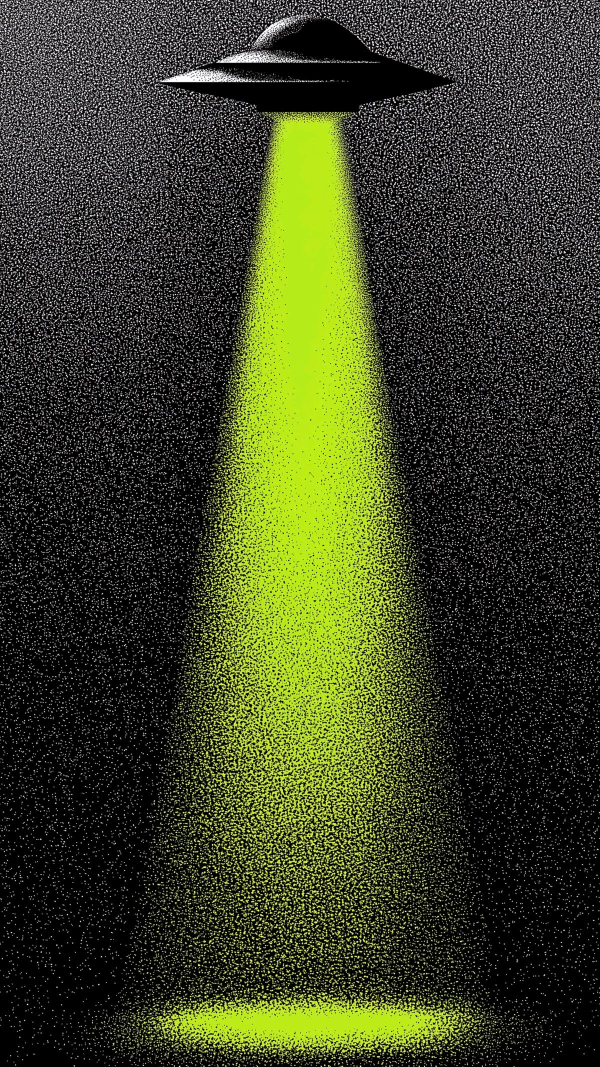
#> input picture scripts/image/test/image/bg.jpg, 1200 x 2133 px (shown at 1/2 size)
$ python carousel.py
#> lines starting #> are read from the running program, lines starting #| are printed output that depends on the picture
### scripts/image/resize.py
"""
resize.py

Module to resize an image to a given width and/or height.

You can pass both width and height, or just one of them. If only one
is provided, the other is calculated automatically to keep the
image's original aspect ratio.

Usage as a module (from another script):

    from resize import resize_image

    # Both dimensions given (stretches to exactly 1080x1080)
    path = resize_image(
        image_path="test/image/bg.jpg",
        width=1080,
        height=1080,
    )
    print(path)

    # Only width given: height is calculated to keep the aspect ratio
    path = resize_image(
        image_path="test/image/bg.jpg",
        width=1080,
    )

    # Only height given: width is calculated to keep the aspect ratio
    path = resize_image(
        image_path="test/image/bg.jpg",
        height=1080,
    )

    # Or if you want the Image object back instead of saving to disk:
    img = resize_image(
        image_path="test/image/bg.jpg",
        width=1080,
        height=1080,
        return_type="image",
    )
    img.show()

Requirements:
    pip install Pillow
"""

from pathlib import Path
from typing import Literal, Union
from PIL import Image
from file_util import save_file

# Carpeta donde vive este archivo (resize.py).
# Se usa como base para resolver rutas relativas, sin importar desde
# dónde se ejecute el script o desde qué módulo se importe.
BASE_DIR = Path(__file__).resolve().parent


ImageInput = Union[str, Path, Image.Image]


def _resolve_path(path: Union[str, Path]) -> Path:
    """
    Si `path` es absoluta, la devuelve tal cual.
    Si es relativa, la resuelve tomando como base la carpeta donde
    está resize.py (BASE_DIR), no el directorio de trabajo actual.
    """
    path = Path(path)
    if path.is_absolute():
        return path
    return (BASE_DIR / path).resolve()


def _load_image(image: ImageInput) -> Image.Image:
    """
    Acepta una ruta (str/Path) o un objeto Image ya cargado, y siempre
    devuelve un objeto Image en modo RGBA.
    """
#> called with image = 'test/image/bg.jpg'
    if isinstance(image, Image.Image):
        return image.convert("RGBA")
    path = _resolve_path(image)
    if not path.exists():
        raise FileNotFoundError(f"Image not found: {path}")
    return Image.open(path).convert("RGBA")


def resize_image(
    image_path: ImageInput,
    width: int = None,
    height: int = None,
    keep_aspect_ratio: bool = False,
    output_path: Union[str, Path] = None,
    return_type: Literal["path", "image"] = "path",
) -> Union[str, Image.Image]:
    """
    Resizes an image to the given (width, height).

    Args:
        image_path: image to resize. Path (str/Path, absolute or
                  relative to resize.py's folder) or an already-loaded
                  PIL.Image.
        width: final image width (px). Optional if height is given.
        height: final image height (px). Optional if width is given.
                  If only one of width/height is provided, the other
                  is calculated automatically to keep the image's
                  original aspect ratio. At least one of the two must
                  be provided.
        keep_aspect_ratio: only applies when BOTH width and height are
                  provided. If True, does not stretch the image: it
                  resizes it keeping the original aspect ratio to fit
                  within (width, height) and adds transparent letterbox
                  padding to complete the exact canvas. If False
                  (default), the image is stretched exactly to
                  (width, height).
        output_path: where to save the result. If not provided and
                  return_type="path", an automatic name is generated by
                  adding "_resize" to the original name.
        return_type: "path" -> saves the file and returns the path (str).
                  "image" -> returns the PIL.Image object without saving it
                  (unless output_path was also provided, in which case it
                  saves it anyway and also returns the image).

    Returns:
        str with the path to the generated file, or a PIL.Image object,
        depending on the `return_type` parameter.
    """
    if width is None and height is None:
        raise ValueError("You must provide at least width or height.")

    image = _load_image(image_path)

    # Si falta una de las dos dimensiones, se calcula manteniendo la
    # relación de aspecto original de la imagen.
    if width is None:
        ratio = height / image.height
        width = round(image.width * ratio)
    elif height is None:
        ratio = width / image.width
        height = round(image.height * ratio)

    if keep_aspect_ratio:
        # Redimensiona manteniendo proporción y centra sobre un lienzo
        # transparente del tamaño exacto pedido.
        fitted_image = image.copy()
        fitted_image.thumbnail((width, height), Image.LANCZOS)

        canvas = Image.new("RGBA", (width, height), (0, 0, 0, 0))
        x = (width - fitted_image.width) // 2
        y = (height - fitted_image.height) // 2
        canvas.paste(fitted_image, (x, y), fitted_image)
        result = canvas
    else:
        result = image.resize((width, height), Image.LANCZOS)
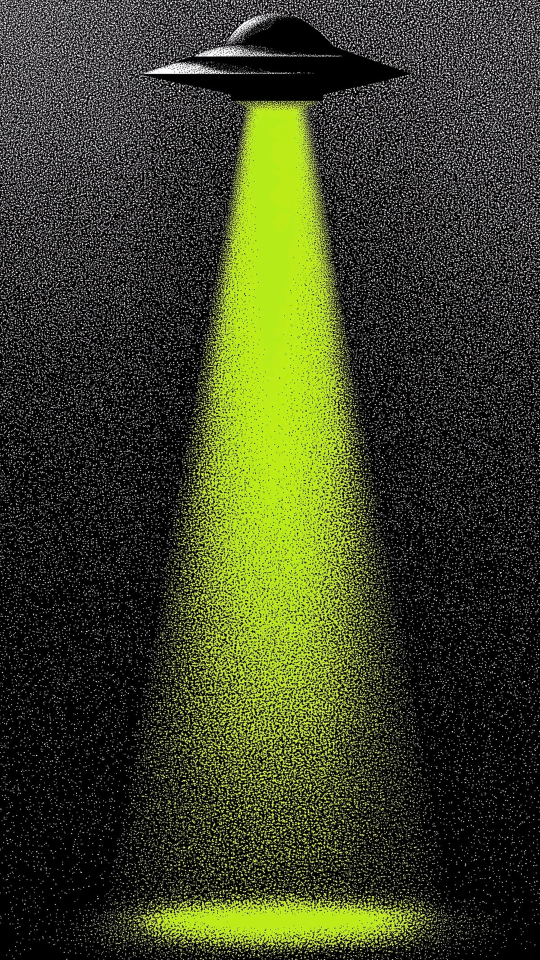
#> result: PIL image 1080x1920 RGBA (shown at 1/2 size); mean R, G, B, A 61.6, 67.7, 38.1, 255

    if return_type == "image":
        if output_path:
            save_file(result.convert("RGB"), output_path)
        return result

    # return_type == "path"
    if output_path is None:
        if isinstance(image_path, Image.Image):
            output_path = BASE_DIR / "resize.png"
        else:
            source_path = _resolve_path(image_path)
            output_path = source_path.parent / f"{source_path.stem}_resize{source_path.suffix}"
    else:
        output_path = _resolve_path(output_path)

    return save_file(result.convert("RGB"), output_path)


# [20 lines that do not run on import are left out]

### scripts/image/file_util.py
"""
file_util.py

Module to save a file (e.g. a PIL.Image, bytes, or text) to a given
path, automatically creating any missing folders along the way.

Usage as a module (from another script):

    from file_util import save_file
    from PIL import Image

    img = Image.open("some_photo.jpg")

    # Saves a PIL.Image, creating "test/image/output/" if it doesn't exist
    path = save_file(img, "test/image/output/result.png")
    print(path)

    # Saves raw bytes
    path = save_file(b"raw data", "test/data/output/file.bin")

    # Saves text
    path = save_file("hello world", "test/data/output/notes.txt")

Requirements:
    pip install Pillow
"""

from pathlib import Path
from typing import Union
from PIL import Image

# Carpeta donde vive este archivo (file_util.py).
# Se usa como base para resolver rutas relativas, sin importar desde
# dónde se ejecute el script o desde qué módulo se importe.
BASE_DIR = Path(__file__).resolve().parent


def resolve_path(path: Union[str, Path]) -> Path:
    """
    Si `path` es absoluta, la devuelve tal cual.
    Si es relativa, la resuelve tomando como base la carpeta donde
    está file_util.py (BASE_DIR), no el directorio de trabajo actual.
    """
    path = Path(path)
    if path.is_absolute():
        return path
    return (BASE_DIR / path).resolve()


def ensure_folder(path: Union[str, Path]) -> Path:
    """
    Makes sure the parent folder of `path` exists, creating it (and any
    missing parent folders) if needed.

    Args:
        path: file path whose parent folder should exist. Can be
                  absolute or relative to file_util.py's folder.

    Returns:
        The resolved Path (not the folder, the full file path).
    """
    resolved = resolve_path(path)
    # mkdir crea todas las carpetas intermedias que falten (parents=True)
    # y no falla si ya existen (exist_ok=True).
    resolved.parent.mkdir(parents=True, exist_ok=True)
    return resolved


def save_file(content: Union[Image.Image, bytes, str], output_path: Union[str, Path]) -> str:
    """
    Saves `content` to `output_path`, creating any missing folders
    along the way.

    Args:
        content: what to save. Can be:
                  - a PIL.Image (saved using Pillow, format inferred
                    from the file extension in output_path).
                  - bytes (written as a binary file).
                  - str (written as a text file, UTF-8).
        output_path: where to save the file (absolute or relative to
                  file_util.py's folder). Missing parent folders are
                  created automatically.

    Returns:
        str with the final path where the file was saved.
    """
    path = ensure_folder(output_path)

    if isinstance(content, Image.Image):
        # Si la imagen tiene transparencia pero el formato de salida no
        # la soporta (ej. .jpg), se convierte a RGB antes de guardar.
        suffix = path.suffix.lower()
        if suffix in (".jpg", ".jpeg") and content.mode != "RGB":
            content = content.convert("RGB")
        content.save(path)
    elif isinstance(content, bytes):
        path.write_bytes(content)
    elif isinstance(content, str):
        path.write_text(content, encoding="utf-8")
    else:
        raise TypeError(f"Unsupported content type: {type(content).__name__}")

    return str(path)


# [21 lines left out: function copy_file, not called in this run]


# [11 lines that do not run on import are left out]

### scripts/image/dataset_loader.py
"""
dataset_loader.py

Module to load a dataset of images from a folder: list matching files,
optionally filter by extension, search recursively, and load them as
paths or as PIL.Image objects.

Usage as a module (from another script):

    from dataset_loader import load_dataset

    # Get a list of paths (str)
    paths = load_dataset("test/image/dataset")

    # Get a list of PIL.Image objects already loaded
    images = load_dataset("test/image/dataset", return_type="image")

    # Only .jpg and .png, searching subfolders too
    paths = load_dataset(
        "test/image/dataset",
        extensions=[".jpg", ".png"],
        recursive=True,
    )

Requirements:
    pip install Pillow
"""

from pathlib import Path
from typing import List, Literal, Union
from PIL import Image

# Carpeta donde vive este archivo (dataset_loader.py).
# Se usa como base para resolver rutas relativas, sin importar desde
# dónde se ejecute el script o desde qué módulo se importe.
BASE_DIR = Path(__file__).resolve().parent

# Extensiones de imagen soportadas por default.
DEFAULT_EXTENSIONS = [".jpg", ".jpeg", ".png", ".webp", ".bmp", ".gif", ".tiff"]


def resolve_path(path: Union[str, Path]) -> Path:
    """
    Si `path` es absoluta, la devuelve tal cual.
    Si es relativa, la resuelve tomando como base la carpeta donde
    está dataset_loader.py (BASE_DIR), no el directorio de trabajo actual.
    """
    path = Path(path)
    if path.is_absolute():
        return path
    return (BASE_DIR / path).resolve()


def load_dataset(
    folder_path: Union[str, Path],
    extensions: List[str] = None,
    recursive: bool = False,
    return_type: Literal["path", "image"] = "path",
    sort: bool = True,
) -> Union[List[str], List[Image.Image]]:
    """
    Loads a dataset of images from a folder.

    Args:
        folder_path: path to the folder containing the images
                  (absolute or relative to dataset_loader.py's folder).
        extensions: list of file extensions to include (e.g.
                  [".jpg", ".png"]). Case-insensitive. If not provided,
                  uses DEFAULT_EXTENSIONS (jpg, jpeg, png, webp, bmp,
                  gif, tiff).
        recursive: if True, also searches inside subfolders. If False
                  (default), only looks at files directly inside
                  folder_path.
        return_type: "path" -> returns a list of file paths (str).
                  "image" -> returns a list of PIL.Image objects,
                  already opened and ready to use.
        sort: if True (default), sorts the results alphabetically by
                  filename, so the order is stable and predictable.

    Returns:
        A list of strings (paths) or a list of PIL.Image objects,
        depending on `return_type`.
    """
    folder = resolve_path(folder_path)

    if not folder.exists():
        raise FileNotFoundError(f"Folder not found: {folder}")
    if not folder.is_dir():
        raise NotADirectoryError(f"Not a folder: {folder}")

    exts = {e.lower() for e in (extensions or DEFAULT_EXTENSIONS)}

    # "**/*" busca en subcarpetas, "*" solo en el nivel actual.
    pattern = "**/*" if recursive else "*"
    files = [
        f for f in folder.glob(pattern)
        if f.is_file() and f.suffix.lower() in exts
    ]

    if sort:
        files.sort(key=lambda f: f.name)

    if return_type == "image":
        return [Image.open(f) for f in files]

    return [str(f) for f in files]


# [19 lines that do not run on import are left out]

### scripts/image/image_join.py
"""
image_join.py

Module to join a list of images one after another, either horizontally
(side by side) or vertically (stacked), into a single output image.

Usage as a module (from another script):

    from image_join import join_images

    path = join_images(
        images=["img1.jpg", "img2.jpg", "img3.jpg"],
        direction="horizontal",
    )
    print(path)

    # Or if you want the Image object back instead of saving to disk:
    img = join_images(
        images=["img1.jpg", "img2.jpg", "img3.jpg"],
        direction="vertical",
        return_type="image",
    )
    img.show()

Requirements:
    pip install Pillow
"""

from pathlib import Path
from typing import List, Literal, Union
from PIL import Image
from file_util import save_file

# Carpeta donde vive este archivo (image_join.py).
# Se usa como base para resolver rutas relativas, sin importar desde
# dónde se ejecute el script o desde qué módulo se importe.
BASE_DIR = Path(__file__).resolve().parent

ImageInput = Union[str, Path, Image.Image]


# [23 lines left out: functions resolve_path, _load_image, not called in this run]


def join_images(
    images: List[ImageInput],
    direction: Literal["horizontal", "vertical"] = "horizontal",
    spacing: int = 0,
    align: Literal["start", "center", "end"] = "center",
    background_color: tuple = (0, 0, 0, 0),
    output_path: Union[str, Path] = None,
    return_type: Literal["path", "image"] = "path",
) -> Union[str, Image.Image]:
    """
    Joins a list of images one after another into a single image.

    Args:
        images: list of images to join, in order. Each item can be a
                  path (str/Path) or an already-loaded PIL.Image.
                  Needs at least 2 images.
        direction: "horizontal" places them side by side (left to
                  right). "vertical" stacks them top to bottom.
        spacing: gap in pixels between consecutive images.
        align: how to align images that don't share the same size on
                  the cross axis. For "horizontal", this controls
                  vertical alignment ("start"=top, "center", "end"=
                  bottom). For "vertical", this controls horizontal
                  alignment ("start"=left, "center", "end"=right).
        background_color: RGBA color used to fill the canvas behind
                  the images (relevant when images don't fully cover
                  it, e.g. due to alignment or spacing). Default is
                  fully transparent.
        output_path: where to save the result. If not provided and
                  return_type="path", an automatic name is generated.
        return_type: "path" -> saves the file and returns the path (str).
                  "image" -> returns the PIL.Image object without saving it
                  (unless output_path was also provided, in which case it
                  saves it anyway and also returns the image).

    Returns:
        str with the path to the generated file, or a PIL.Image object,
        depending on the `return_type` parameter.
    """
    if len(images) < 2:
        raise ValueError("You need at least 2 images to join.")

    loaded = [_load_image(img) for img in images]

    if direction == "horizontal":
        total_width = sum(img.width for img in loaded) + spacing * (len(loaded) - 1)
        total_height = max(img.height for img in loaded)
    else:
        total_width = max(img.width for img in loaded)
        total_height = sum(img.height for img in loaded) + spacing * (len(loaded) - 1)

    canvas = Image.new("RGBA", (total_width, total_height), background_color)

    offset = 0
    for img in loaded:
        if direction == "horizontal":
            # Alinea verticalmente dentro de la fila
            if align == "start":
                y = 0
            elif align == "end":
                y = total_height - img.height
            else:  # center
                y = (total_height - img.height) // 2
            canvas.paste(img, (offset, y), img)
            offset += img.width + spacing
        else:
            # Alinea horizontalmente dentro de la columna
            if align == "start":
                x = 0
            elif align == "end":
                x = total_width - img.width
            else:  # center
                x = (total_width - img.width) // 2
            canvas.paste(img, (x, offset), img)
            offset += img.height + spacing

    if return_type == "image":
        if output_path:
            save_file(canvas.convert("RGB"), output_path)
        return canvas

    # return_type == "path"
    if output_path is None:
        output_path = BASE_DIR / "joined.png"

    return save_file(canvas, output_path)


# [20 lines that do not run on import are left out]

### scripts/image/carousel_compositor.py
from dataset_loader import load_dataset
from image_join import join_images
from PIL import Image
from pathlib import Path
from typing import List, Union
from compositor import compose_image
from resize import resize_image

BASE_DIR = Path(__file__).resolve().parent


# [14 lines left out: functions resolve_path, _load_image, not called in this run]


def create_timeline(images: List[Union[str, Path, Image.Image]],
                    image_frame_path: Union[str, Path, Image.Image]
                    ) -> List[str]:

    image_join = join_images(images=images, direction="horizontal")
    image_frame = _load_image(image_frame_path)
    results = []
    x_frame = 0

    for i, foto in enumerate(images):
        print(f"foto {foto}")

        path_frame = compose_image(
            image1=image_join,
            image2=image_frame_path,
            x=x_frame,
            y=0,
            output_path= f"test/image/out/fr{i}.png"
        )
        x_frame += image_frame.width
        results.append(path_frame)

    return results

# [13 lines left out: function create_carousel, not called in this run]

# [5 lines that do not run on import are left out]

### scripts/image/carousel.py
from compositor import compose_image
from resize import resize_image
from image_util import get_center
from dataset_loader import load_dataset
from image_join import join_images
from carousel_compositor import create_timeline
from PIL import Image


dataset_path = "test/image/dataset"

dataset = load_dataset(dataset_path)
resizes = []
composes = []
image_resize = ""
width = 1080
background = resize_image("test/image/bg.jpg",
                          width=1080, height=1920,
                          output_path=f"out/bg/bg_resize.png")


for i, image in enumerate(dataset):
    image_resize = resize_image(image, width, output_path=f"out/resize/resize_{i}.png")
    resizes.append(image_resize)
    x, y = get_center(background, image_resize)
    compose = compose_image(
        image1=background,
        image2=image_resize,
        x=x,
        y=y,
        output_path=f"out/compose/compose_{i}.png"
    )
    composes.append(compose)

#> (the run stopped early here; a loop or call above may not have finished)

$ run again, with scripts/image/in/20260719_214247_001357.png saved as scripts/image/test/image/bg.jpg
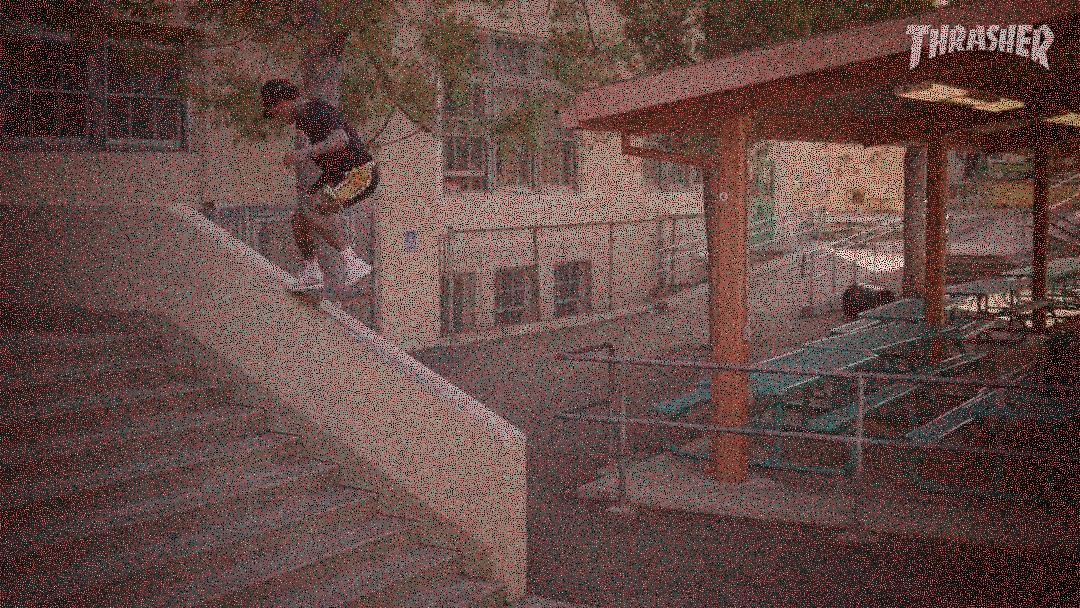
#> input picture scripts/image/in/20260719_214247_001357.png, 1080 x 608 px
#> in resize_image, `result = image.resize((width, height), Image.LANCZOS)`:
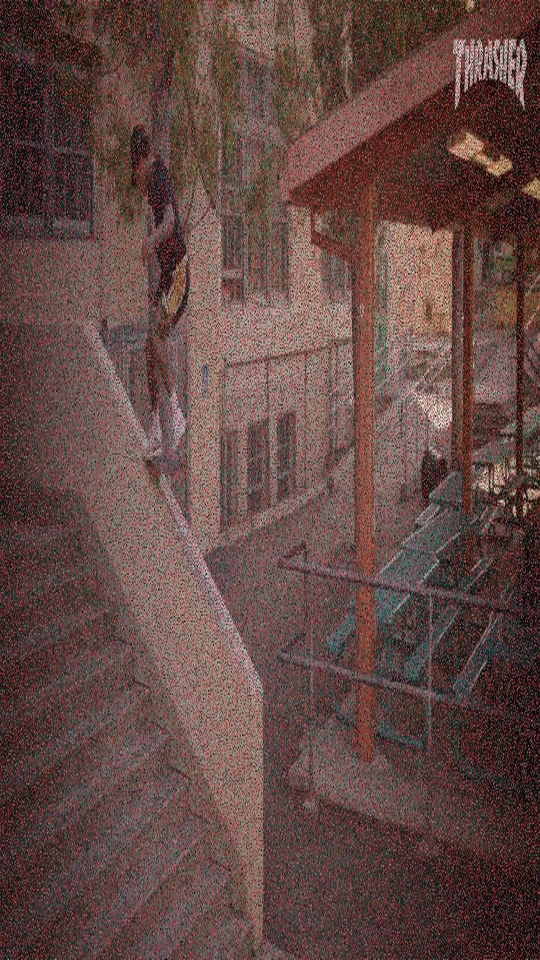
#> result: PIL image 1080x1920 RGBA (shown at 1/2 size); mean R, G, B, A 99, 73.2, 68.5, 255
